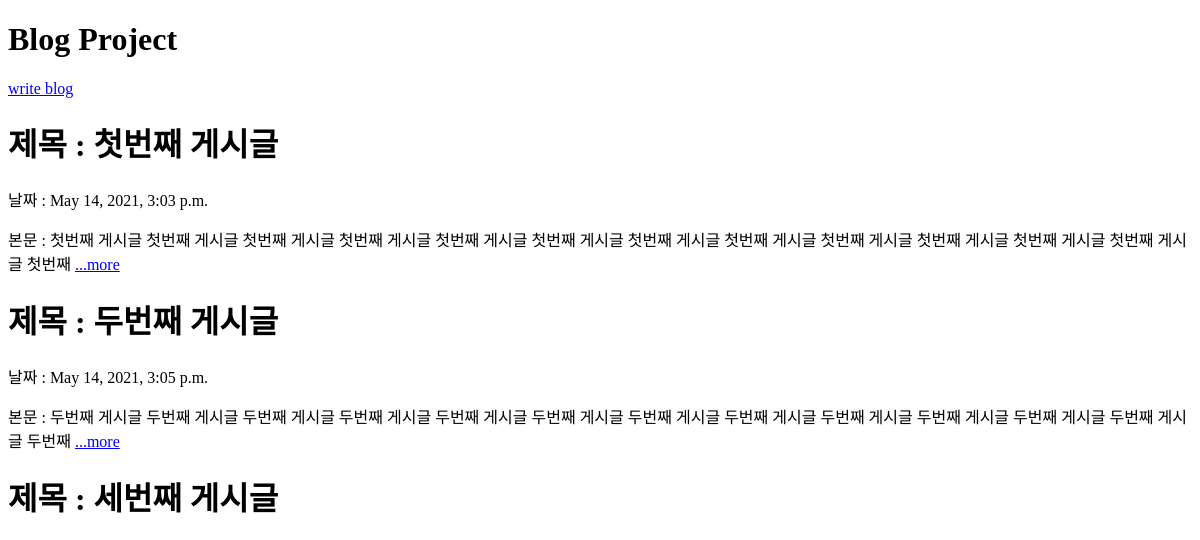
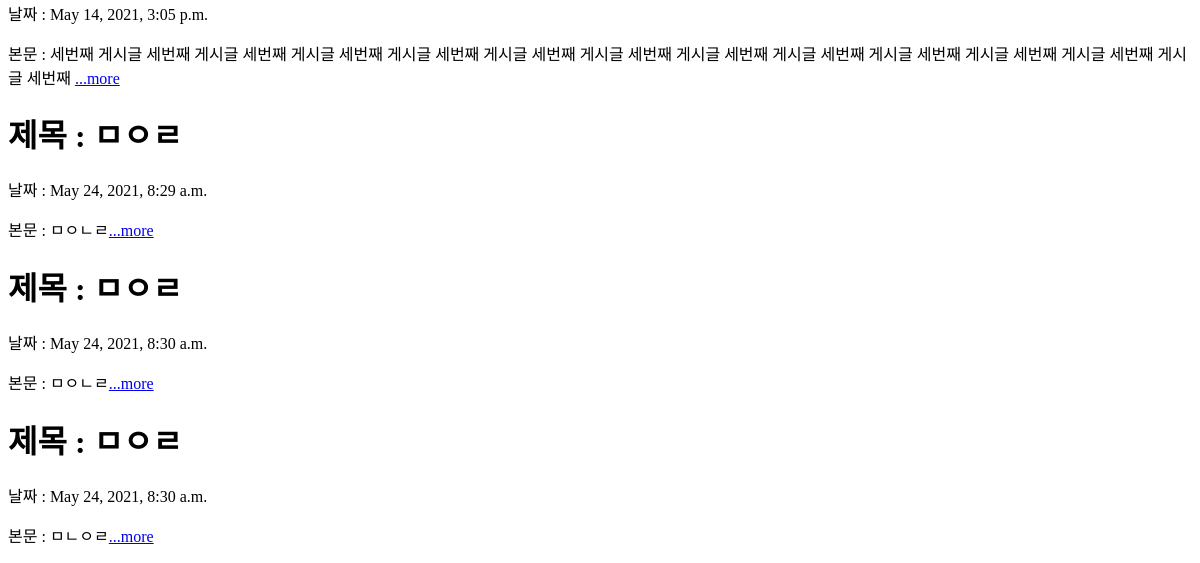
/, run on an earlier commit of the app's database (2 pictures, top to bottom).
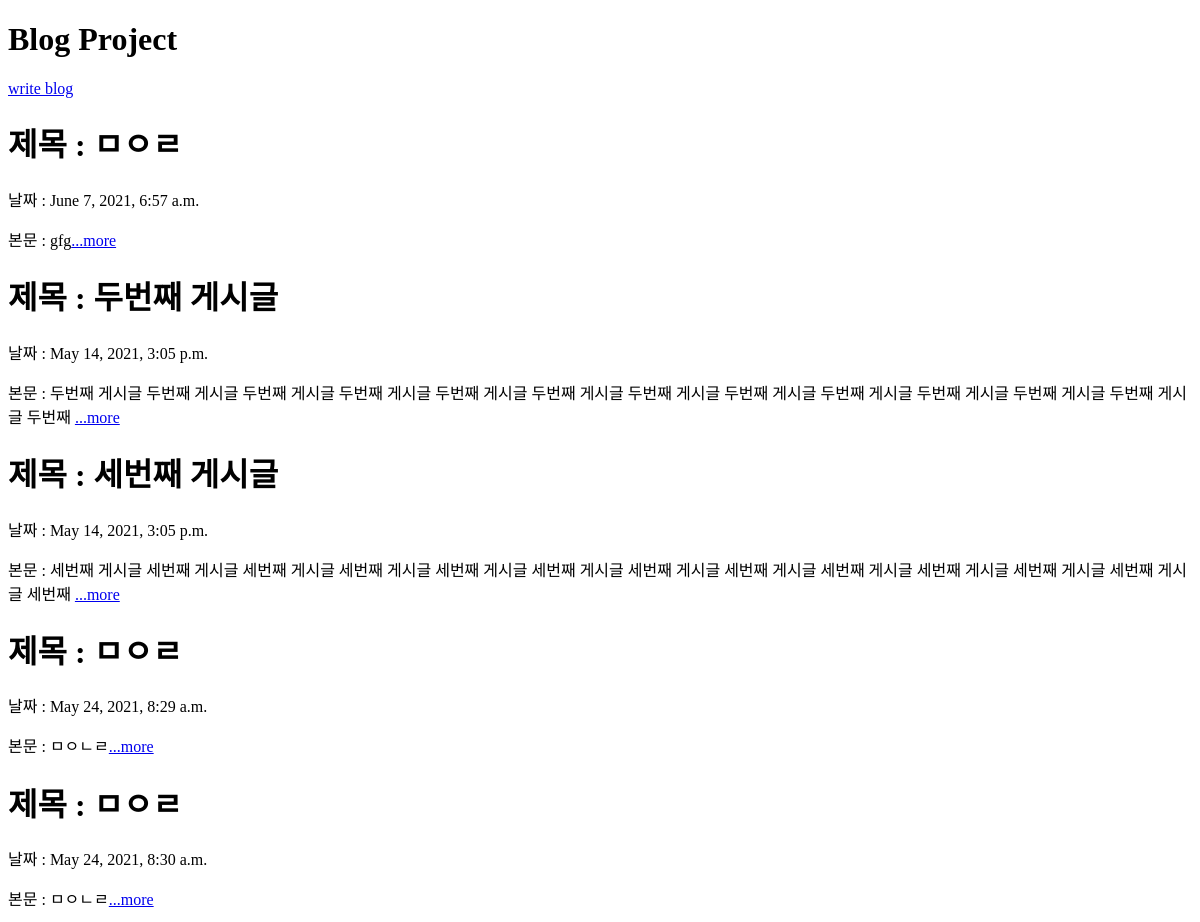
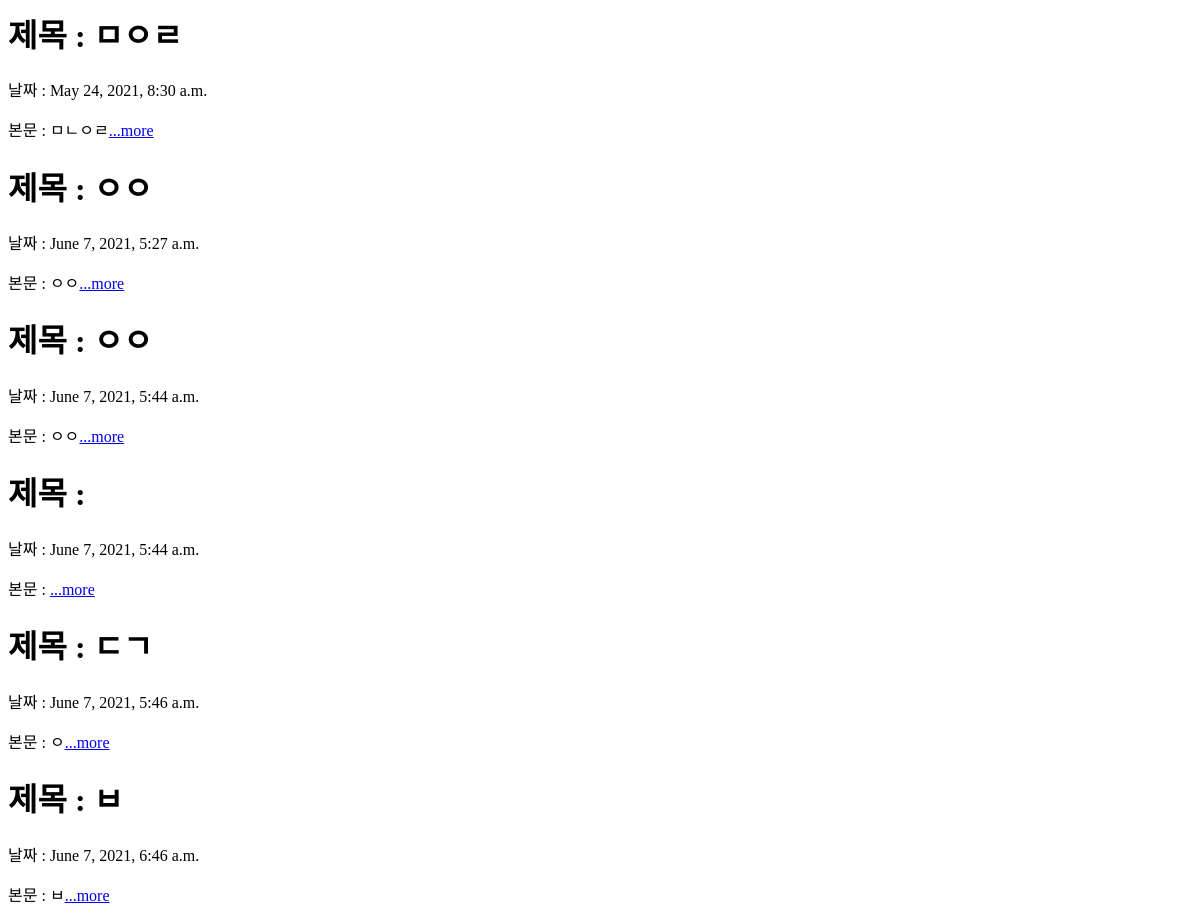
And on a later commit of the database (2 pictures, top to bottom).
### blogapp/models.py (models this page shows, shortened)
class Blog(models.Model):
    title = models.CharField(max_length=200)
    writer = models.CharField(max_length=100)
    pub_date = models.DateTimeField()
    body = models.TextField()
    def summary(self) -> str:
        return self.body[:100]

### blogapp/views.py (the view)
# urls.py: 2. Add a URL to urlpatterns:  path('', views.home, name='home')
def home(request):
    blogs = Blog.objects.all()
    return render(request,'home.html',{'blogs':blogs})

### blogapp/templates/home.html (shortened to what this page needs)
<!DOCTYPE html>
<html lang="en">
    <head>
    </head>
    <body>
        <h1>Blog Project</h1>
        <div>
            <a href="{%url 'new' %}">write blog</a>
        </div>
        <div class="container">
            {% for blog in blogs %}
                <div>
                <h1>제목 : {{blog.title}}</h1>
                <p>날짜 : {{blog.pub_date}}</p>
                <p>본문 : {{blog.summary}}<a href="{%url 'detail' blog.id %}">...more</a></p>
                </div>
            {% endfor %}
        </div>
    </body>
</html>

### blogapp/templates/home.html (style rules this page uses)
body { text-align: left; }

What changed in the data, as far as the page shows it:
changed Blog: title "첫번째 게시글" → "ㅁㅇㄹ"; pub_date "May 14, 2021, 3:03 p.m." → "June 7, 2021, 6:57 a.m."; summary "첫번째 게시글 첫번째 게시글 첫번째 게시글 첫번째 게시글 첫번째 게시글 첫번째 게시글 첫번째 게시글 첫번째 게시글 첫번째 게시글 첫번째 게시글 첫번째 게시글 첫번째 게시글 첫번째" → "gfg"
added Blog: title "ㅇㅇ", pub_date "June 7, 2021, 5:27 a.m.", summary "ㅇㅇ"
added Blog: title "ㅇㅇ", pub_date "June 7, 2021, 5:44 a.m.", summary "ㅇㅇ"
added Blog: pub_date "June 7, 2021, 5:44 a.m."
added Blog: title "ㄷㄱ", pub_date "June 7, 2021, 5:46 a.m.", summary "ㅇ"
added Blog: title "ㅂ", pub_date "June 7, 2021, 6:46 a.m.", summary "ㅂ"
